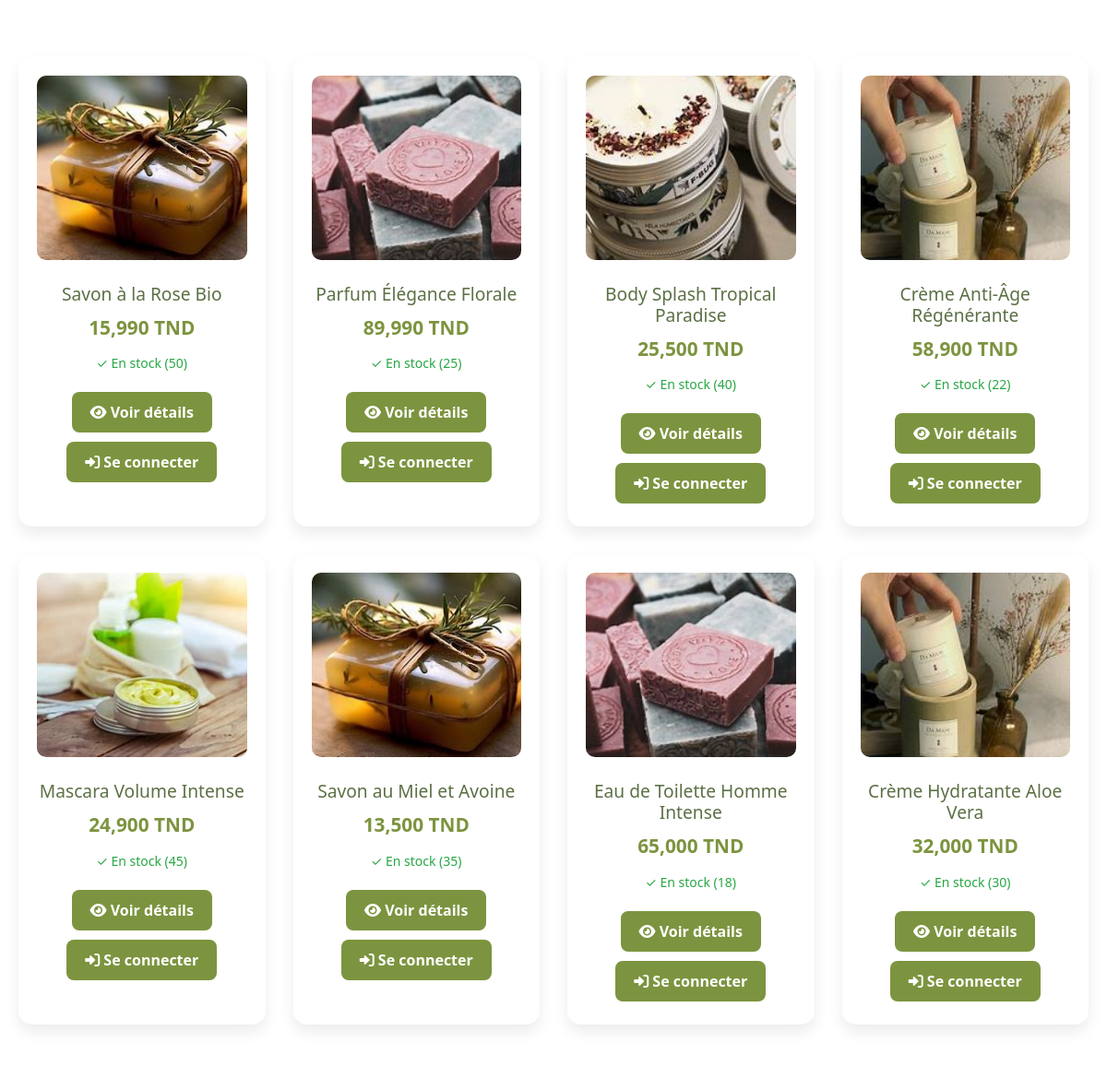
Before: / (middle part) with the older database file.
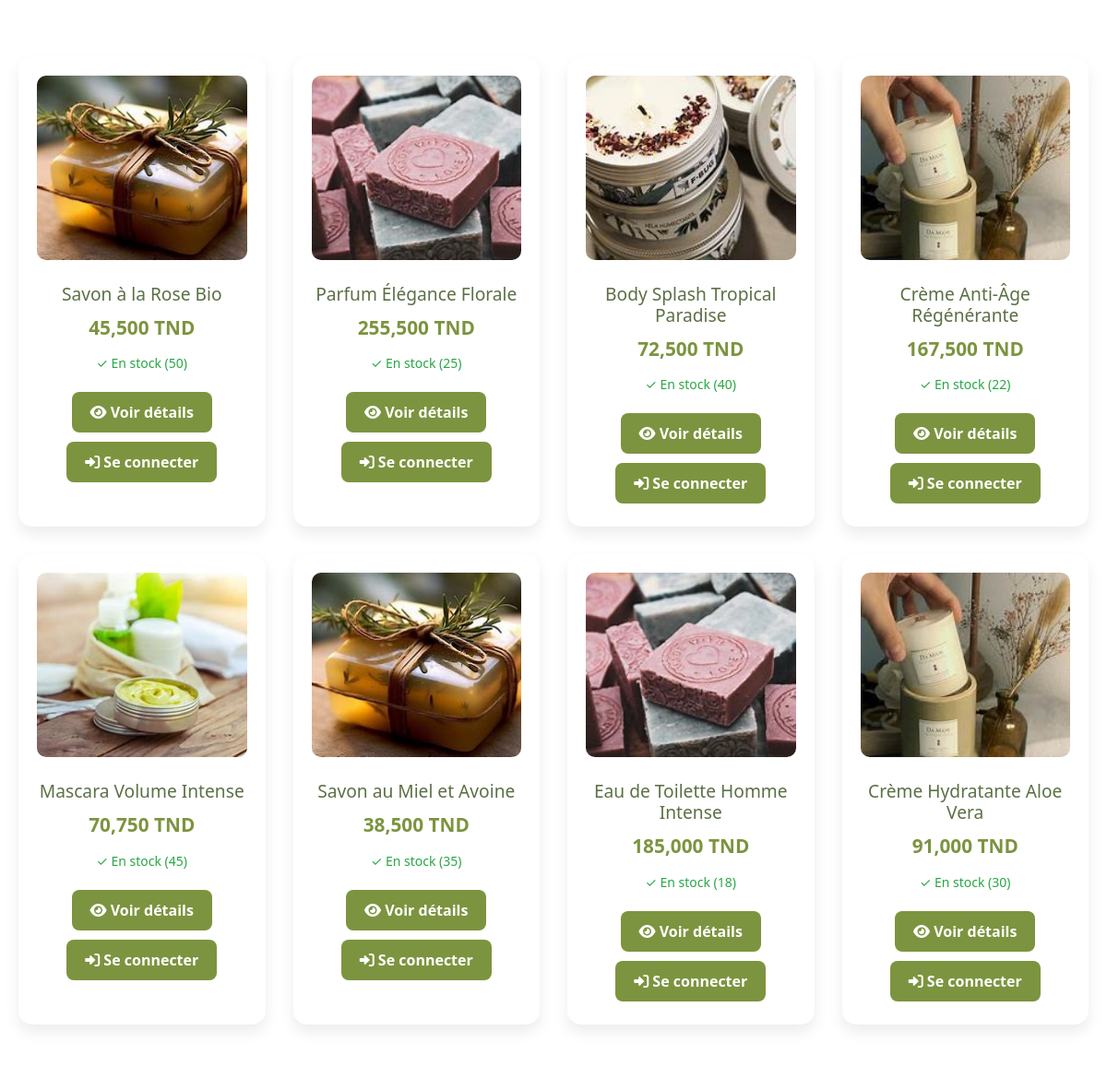
After: the same page with the newer database file.
### tables this page shows
CREATE TABLE products (
    id INT AUTO_INCREMENT PRIMARY KEY,
    name VARCHAR(200) NOT NULL,
    slug VARCHAR(200) UNIQUE NOT NULL,
    description TEXT,
    short_description VARCHAR(500),
    price DECIMAL(10,2) NOT NULL,
    sale_price DECIMAL(10,2) NULL,
    category_id INT,
    image VARCHAR(255),
    gallery TEXT,  
    stock_quantity INT DEFAULT 0,
    min_stock_level INT DEFAULT 5,
    characteristics TEXT,
    ingredients TEXT,
    usage_instructions TEXT,
    weight DECIMAL(8,2),  
    dimensions VARCHAR(50),  
    sku VARCHAR(50) UNIQUE,
    barcode VARCHAR(50),
    is_active BOOLEAN DEFAULT TRUE,
    is_featured BOOLEAN DEFAULT FALSE,
    meta_title VARCHAR(200),
    meta_description VARCHAR(500),
    created_at TIMESTAMP DEFAULT CURRENT_TIMESTAMP,
    updated_at TIMESTAMP DEFAULT CURRENT_TIMESTAMP ON UPDATE CURRENT_TIMESTAMP,

    FOREIGN KEY (category_id) REFERENCES categories(id) ON DELETE SET NULL,
    INDEX idx_slug (slug),
    INDEX idx_category (category_id),
    INDEX idx_price (price),
    INDEX idx_stock (stock_quantity),
    INDEX idx_active (is_active),
    INDEX idx_featured (is_featured),
    INDEX idx_sku (sku),
    INDEX idx_created_at (created_at)
);

### includes/functions.php (called while the page is built, shortened)
<?php
function formatPrice($price) {
    return number_format($price, 3, ',', ' ') . ' TND';
}
?>

### config/session.php (called while the page is built, shortened)
<?php
function isLoggedIn() {
    return isset($_SESSION['user_id']) && !empty($_SESSION['user_id']);
}
function isClient() {
    return isLoggedIn() && isset($_SESSION['role']) && $_SESSION['role'] === 'client';
}
?>

### index.php (the view, shortened to what this page needs)
<?php
require_once 'config/database.php';
require_once 'config/session.php';
require_once 'includes/functions.php';
$stmt = $pdo->query("SELECT p.*, c.name as category_name FROM products p
                    LEFT JOIN categories c ON p.category_id = c.id
                    WHERE p.is_active = 1
                    ORDER BY p.is_featured DESC, p.created_at DESC LIMIT 8");
$featured_products = $stmt->fetchAll();
?>
<!DOCTYPE html>
<html lang="fr">
<head>
    <link rel="stylesheet" href="assets/css/frontend.css">
    <link href="https://cdn.jsdelivr.net/npm/bootstrap@5.1.3/dist/css/bootstrap.min.css" rel="stylesheet">
    <link rel="stylesheet" href="https://cdnjs.cloudflare.com/ajax/libs/font-awesome/6.0.0/css/all.min.css">
</head>
<body>
<section id="produits">
    <section class="savons-container">
        <?php foreach ($featured_products as $product): ?>
        <div class="savon">
            <?php
            $image_path = '';
            if ($product['image'] && file_exists('assets/images/' . $product['image'])) {
                $image_path = 'assets/images/' . htmlspecialchars($product['image']);
            } else {
                switch ($product['category_id']) {
                    case 1: $image_path = 'assets/images/savon1.jpg'; break;
                    case 2: $image_path = 'assets/images/OIP (1).jpg'; break;
                    case 3: $image_path = 'assets/images/OIP (3).jpg'; break;
                    case 4: $image_path = 'assets/images/OIP (4).jpg'; break;
                    case 5: $image_path = 'assets/images/OIP (6).jpg'; break;
                }
            }
            ?>
            <img src="<?php echo $image_path; ?>"
                 alt="<?php echo htmlspecialchars($product['name']); ?>"
                 onerror="this.src='assets/images/savon1.jpg'" />
            <h3><?php echo htmlspecialchars($product['name']); ?></h3>
            <p class="price"><?php echo formatPrice($product['price']); ?></p>
            <?php if ($product['stock_quantity'] > 0): ?>
                <small style="color: #28a745;">✓ En stock (<?php echo $product['stock_quantity']; ?>)</small><br>
            <?php else: ?>
                <small style="color: #dc3545;">✗ Rupture de stock</small><br>
            <?php endif; ?>
            <div style="margin-top: 15px;">
                <a href="product_detail.php?id=<?php echo $product['id']; ?>" class="btn-add-cart">
                    <i class="fas fa-eye"></i> Voir détails
                </a>
                <?php if (isClient() && $product['stock_quantity'] > 0): ?>
                    <button class="btn-add-cart" onclick="ajouterAuPanier('<?php echo htmlspecialchars($product['name']); ?>', <?php echo $product['price']; ?>, <?php echo $product['id']; ?>)">
                        <i class="fas fa-shopping-cart"></i> Ajouter au panier
                    </button>
                <?php elseif (!isLoggedIn()): ?>
                    <a href="client/login.php" class="btn-add-cart">
                        <i class="fas fa-sign-in-alt"></i> Se connecter
                    </a>
                <?php endif; ?>
            </div>
        </div>
        <?php endforeach; ?>
    </section>
</section>
</body>
</html>

### assets/css/frontend.css (style rules this page uses)
body { margin: 0; font-family: 'Segoe UI', sans-serif; background-color: #fdf8f1; color: #333; }
html { scroll-behavior: smooth; }

### index.php (style rules this page uses)
.savons-container { display: grid; grid-template-columns: repeat(auto-fit, minmax(250px, 1fr)); gap: 30px; max-width: 1200px; margin: 0 auto; padding: 40px 20px; }
.savon { background-color: #fff; border-radius: 15px; box-shadow: 0 8px 16px rgba(0,0,0,0.08); padding: 20px; transition: transform 0.3s, box-shadow 0.3s; text-align: center; }
.savon img { width: 100%; height: 200px; object-fit: cover; border-radius: 10px; margin-bottom: 15px; }
.savon h3 { color: #5c7045; margin: 10px 0; font-size: 1.2em; }
.price { font-size: 1.3em; font-weight: bold; color: #7c943f; margin: 10px 0; }
.btn-add-cart { background-color: #7c943f; color: white; border: none; padding: 10px 20px; font-weight: bold; border-radius: 8px; cursor: pointer; transition: background 0.3s; text-decoration: none; display: inline-block; margin: 5px; }

Changed rows visible on the page:
changed products "Savon à la Rose Bio": price "15,990 TND" → "45,500 TND"
changed products "Parfum Élégance Florale": price "89,990 TND" → "255,500 TND"
changed products "Body Splash Tropical Paradise": price "25,500 TND" → "72,500 TND"
changed products "Crème Anti-Âge Régénérante": price "58,900 TND" → "167,500 TND"
changed products "Mascara Volume Intense": price "24,900 TND" → "70,750 TND"
changed products "Savon au Miel et Avoine": price "13,500 TND" → "38,500 TND"
changed products "Eau de Toilette Homme Intense": price "65,000 TND" → "185,000 TND"
changed products "Crème Hydratante Aloe Vera": price "32,000 TND" → "91,000 TND"
